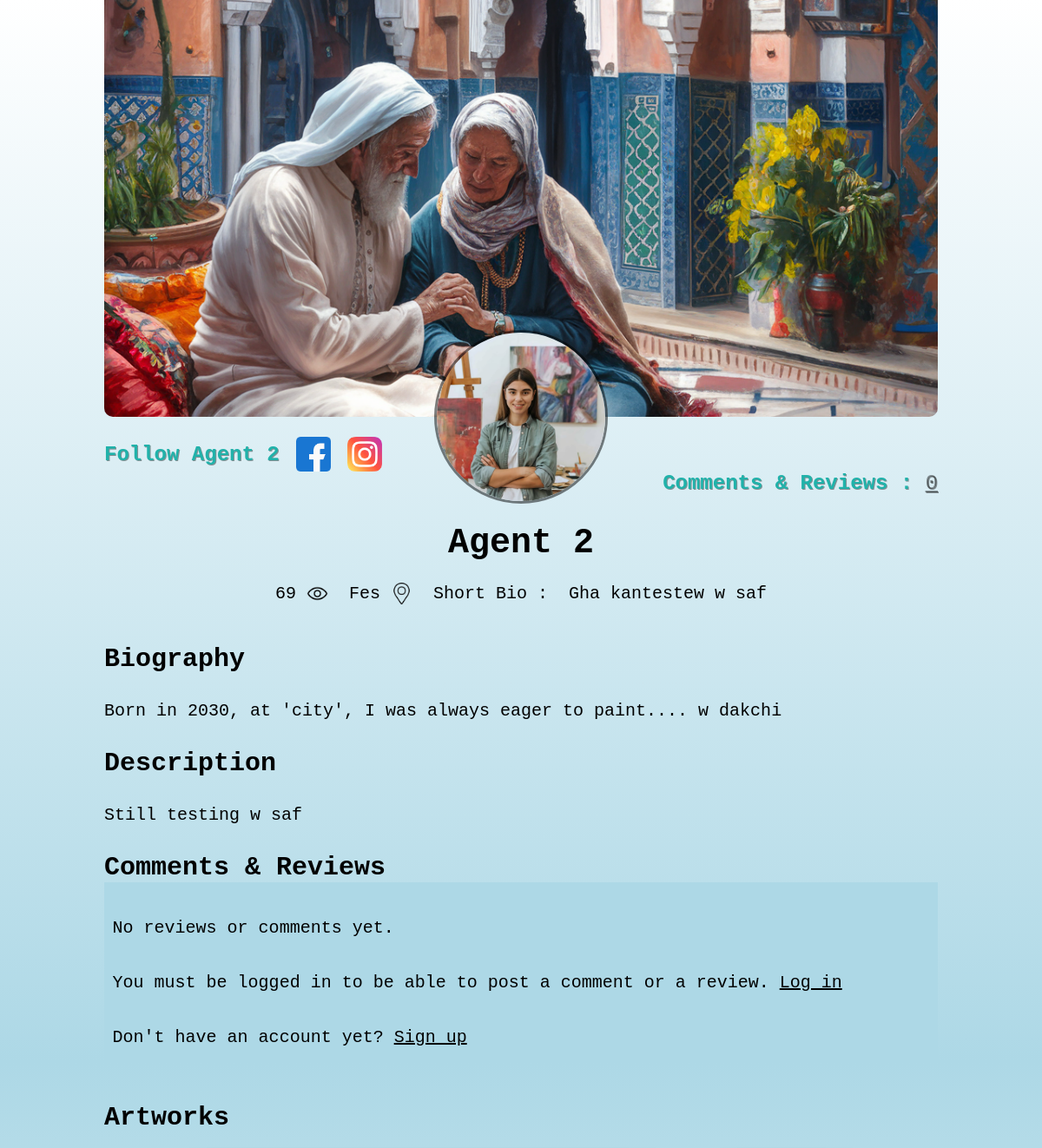
Page /artists/artistg6h2cbc5eh/ (upper part) on the earlier database version.
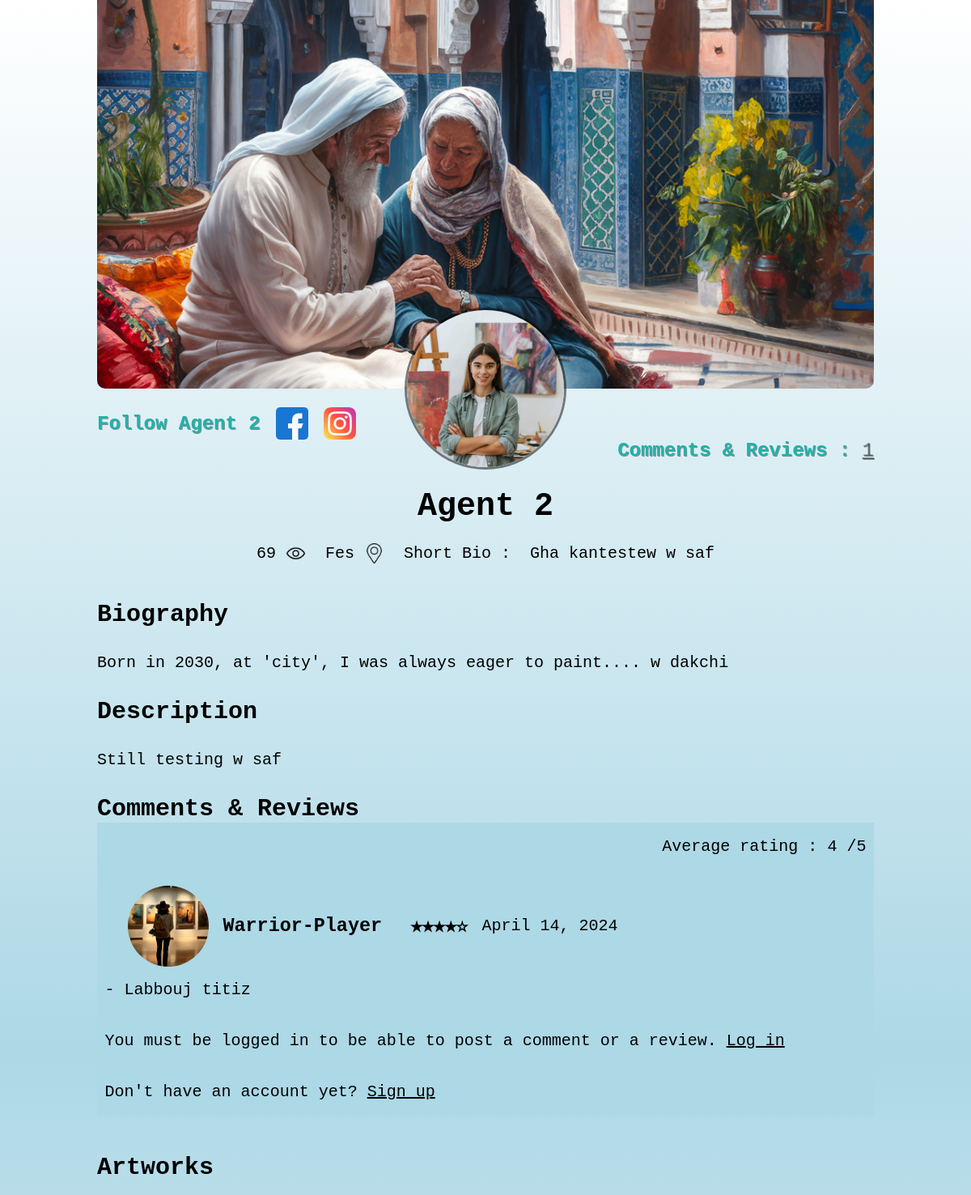
Same page on the later database version.
### home/models.py (models this page shows, shortened)
class Artist(models.Model):
    aid = ShortUUIDField(unique = True, length = 10, max_length = 30, prefix="artist", alphabet = "abcdefgh123456")
    name = models.CharField(max_length = 200)
    image = models.ImageField(upload_to = user_directory_path, default="artist image")
    profileArtworkImage = models.ImageField(upload_to = user_directory_path, default ="artwork image to be shown in your profile")
    shortBio=models.TextField(max_length=50)
    description = models.TextField(max_length = 300, default = "With an unwavering passion for art, this dedicated enthusiasm aspires to illuminate and enrich the lives of others through the captivating power of creativity...")
    biography = models.TextField(max_length = 300, default ="Born in xxxx, at 'city', I was always eager to paint....")
    city = models.CharField(max_length=100, choices=CITY_CHOICES, default="City you live in")
    address = models.CharField(max_length = 200, default = "25 Jump Street ...", null = True, blank = True)
    chat_resp_time = models.CharField(null = True, blank = True, max_length = 200, default = "Not much!")
    phone = models.CharField(null = True, blank = True, max_length = 200, default = "06 11 22 33 44")
    shipping_time = models.CharField(null = True, blank = True, max_length = 200, default = "not much")
    authentic_rating = models.CharField(null = True, blank = True, max_length = 100, default ="Good")
    days_return = models.CharField(null = True, blank = True, max_length = 200, default ="100")
    warranty_period = models.CharField(max_length = 200)
    technique = models.ForeignKey(Technique, on_delete=models.SET_NULL, null=True)
    style = models.ForeignKey(Style, on_delete=models.SET_NULL, null=True)
    philosophy = models.ForeignKey(Philosophy, on_delete=models.SET_NULL, null=True, blank = True)
    subject_matter = models.ForeignKey(SubjectMatter, on_delete=models.SET_NULL, null=True, blank = True)
    user = models.ForeignKey(User, on_delete = models.SET_NULL, null=True)
    class Meta:
        verbose_name_plural = "Artists"
    def __str__(self):
        return self.name

class ArtistReview(models.Model):
    user = models.ForeignKey(User, on_delete = models.SET_NULL, null = True)
    artist = models.ForeignKey(Artist, on_delete = models.SET_NULL, null = True, related_name="artist_reviews")
    review = models.TextField()
    rating = models.IntegerField(choices = RATING, default=None)
    date = models.DateTimeField(auto_now_add = True)
    class Meta:
        verbose_name_plural = "Artist Reviews"

### userauths/models.py (models this page shows, shortened)
class User(AbstractUser):
    email = models.EmailField(unique=True)
    username = models.CharField(max_length =100)
    bio = models.CharField(max_length = 200, default = "A person driven by art. That is me!")
    USERNAME_FIELD="email"
    REQUIRED_FIELDS = ['username'] # necessary to avoid errors when using createsuperuser

### home/views.py (the view)
# urls.py: path("artists/<aid>/",artist_detail_view, name="artist-details"),
def artist_detail_view(request, aid):
    current_url = request.build_absolute_uri()
    next_url = request.GET.get('next')
    print("next url",next_url)
    print("current url ", current_url)
    artist = Artist.objects.get(aid=aid)
    reviews = ArtistReview.objects.filter(artist=artist).order_by("-date") # to show the latest reviews
    average_rating = ArtistReview.objects.filter(artist=artist).aggregate(rating = Avg('rating'))
    review_form = ArtistReviewForm()
    make_review = True
    if request.user.is_authenticated:
        user_review_count = ArtistReview.objects.filter(user=request.user, artist=artist).count()
        if user_review_count > 0:
            make_review = False
    context = {
        "artist": artist,
        "reviews":reviews,
        "make_review":make_review,
        "review_form":review_form,
        "average_rating":average_rating,
        "next_url": next_url,
        "current_url":current_url,
    }
    return render(request, "artists/artist-details.html",context)

### templates/artists/artist-details.html (shortened to what this page needs)
{% extends 'partials/base.html' %}
{% load static %}
{% block cssFilename %} /static/artist-details-style.css {% endblock cssFilename %}
{% block content %}
    <header id="profile-artwork" style="background-image: url('{{ artist.profileArtworkImage.url }}');" data-image-url="{{ artist.profileArtworkImage.url }}">
        <img class="profile-picture" src="{{ artist.image.url }}" alt="Profile picture">
    </header>
    <section id="media">
        <br>
        <section class="flex">
            <span>Follow {{artist.name}}</span>
            <img class="icons2" src="{% static 'images/icons/facebook-icon.png' %}" alt="">
            <img class="icons2" src="{% static 'images/icons/instagram-icon.png' %}" alt="">
        </section>
        <section class="right">
            <span>Comments & Reviews : <a href="#comments">{{reviews.count}}</a></span>
        </section>
    </section>
    <h1 style="text-align:center"> {{artist.name}} </h1>
    <br>
    <section class="profile-info">
        <p>69</p> &nbsp;
        <img class="icons" src="{% static 'images/icons/eye.png' %}" alt="Eye Icon">
        <p>{{artist.city}}</p> &nbsp;
        <img class="icons" src="{% static 'images/icons/location.png' %}" alt="Location Icon">
        <p>Short Bio : &nbsp; </p>
        <p>{{artist.shortBio}}</p>
    </section>
    <br>
    <br>
    <section id="profile-details">
        <h1>Biography</h1>
        <br>
        <p>{{artist.biography}}</p>
        <br>
        <h1>Description</h1>
        <br>
        <p>{{artist.description}}</p>
        <br>
        <h1 id="comments">Comments & Reviews</h1>
        <section id="reviews">
            {% if not reviews %}
            <br>
            <p>No reviews or comments yet.</p>
            <br>
            {% else %}
                <p style="text-align:end">Average rating : {{average_rating.rating|floatformat}}  /5</p>
                {% for r in reviews %}
                <div class="flex" id="review">
                    <img id="user-profile-picture" src="{% static 'images/sign-up/customer.jpg' %}" alt="">
                    <h3>{{r.user.username|title}}</h3> <br>
                    <h3>{{r.get_rating_display}}</h3>
                    <p>{{r.date|date:"F d, Y"}}</p> <br>
                </div>
                <p> - {{r.review}}</p> <br>
            {% endfor %}
            {% endif %}
            {% if not request.user.is_authenticated %}
                <p>You must be logged in to be able to post a comment or a review.
                    <a href="{% url 'userauths:login' %}?next={{ current_url }}">Log in</a>
                </p>
                <br>
                <p>Don't have an account yet? <a href="{% url 'userauths:sign-up' %}">Sign up</a></p>
            {% endif %}
        </section>
        <br>
        <br>
        <h1>Artworks</h1>
    </section>
    <section class="store">
    </section>
{% endblock content %}

### templates/partials/base.html (shortened to what this page needs)
{% load static %}
<!DOCTYPE html>
<html lang="en">
<head>
    <link rel="stylesheet" href="{% static 'messagesstyle.css' %}">
    <link rel="stylesheet" href="{% static 'sharedstyle.css' %}">
    <link rel="stylesheet" href="{% block cssFilename %} {% endblock cssFilename %}">
</head>
<body>
    <main>
        {% block content %}
        {% endblock content %}
    </main>
</body>
</html>

### static/sharedstyle.css (style rules this page uses)
* { margin:0; padding:0; box-sizing:border-box; }
body { background-color:whitesmoke; background-attachment:fixed; background-size:cover; font-family:'Times New Roman', Times, serif; font-family:monospace; background-image:linear-gradient(to bottom, white, lightblue , white); }
main { margin:auto; width:80%; }
a { color:black; }

### static/artist-details-style.css (style rules this page uses)
body { font-size:x-large; }
#profile-artwork { border-end-end-radius:10px; border-end-start-radius:10px; background-size: cover; background-position:50%; height: 60vh; display: flex; position:relative; cursor:pointer; }
.profile-picture { border-radius: 50%; width: 200px; height: 200px; position: absolute; top:100%; left: 50%; transform: translate(-50%, -50%); border:3px solid rgba(0,0,0,0.5); }
#media { margin-bottom:60px; }
.flex { display:flex; align-items:center; gap:2%; }
.right { float:right; }
span { text-shadow:1px 1px rgba(0,0,0,0.4); font-weight:bolder; color:lightseagreen; font-size:larger; }
.right span a { font-weight:500; color:rgba(0, 0, 0, 0.4); }
.profile-info { display: flex; align-items: center; justify-content:center; flex-wrap: wrap; font-size: 20px; }
.icons { width:25px; height:25px; }
.icons2 { width:40px; height:40px; cursor:pointer; transition:300ms; }
#profile-details p { line-height:200%; }
#user-profile-picture { width:100px; height:100px; border-radius:50%; }
#reviews { padding:1%; background-color:lightblue; }
#review { margin:3%; margin-bottom:1%; justify-content:flex-start; align-items:center; }
.store { display:flex; flex-wrap:wrap; justify-content:center; gap:5%; text-align:center; }

Differences in the rows shown:
added ArtistReview: user.username "Warrior-Player", rating "★★★★☆", date "April 14, 2024", review "Labbouj titiz"
Other differences:
{{ reviews.count }}: "0" → "1"
{{ average_rating.rating|floatformat }}: (not shown) → "4"
text no longer shown: "No reviews or comments yet."
text now shown: "Average rating : /5"
